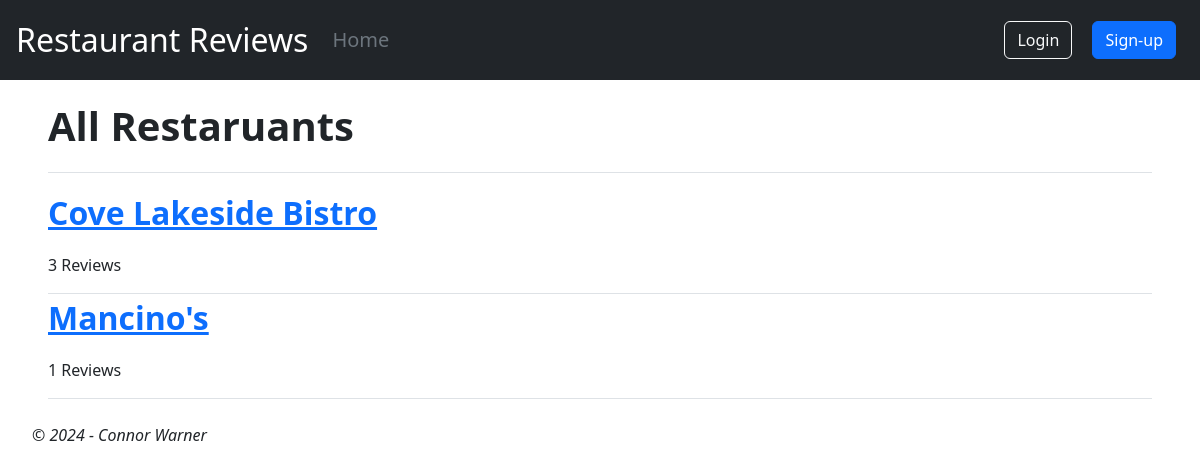
The app's page /, older data.
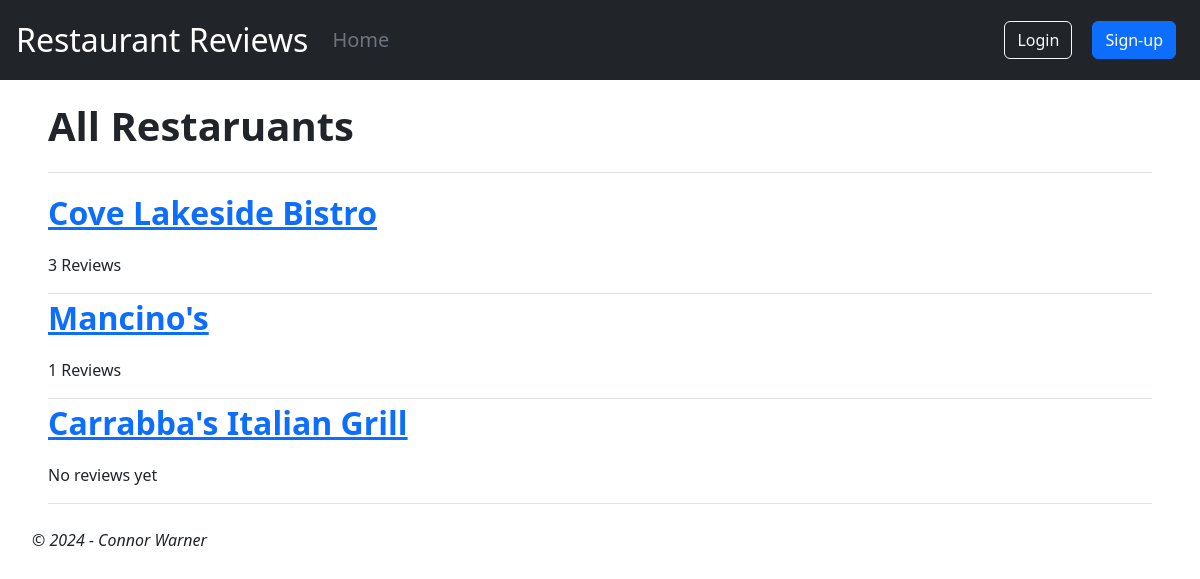
The same page, newer data.
### restaurant_rating/models.py (models this page shows, shortened)
class Restaurant(models.Model):
    name = models.CharField(max_length=150)
    created = models.DateTimeField(auto_now_add=True)
    updated = models.DateTimeField(auto_now=True)

### restaurant_rating/views.py (the view)
# urls.py: path("", RestaurantListView.as_view(), name="home")
class RestaurantListView(ListView):
    model = Restaurant
    template_name = "home.html"

### templates/home.html
{% extends "base.html" %}
{% block content %}
<div class="mx-4">
    <header class="py-3 mb-3 fs-1 fw-bold border-bottom">All Restaruants</header>
        {% for restaurant in restaurant_list %}
            <div class="restaurant border-bottom">
                <p class="fs-2 fw-bolder">
                    <a href="{% url "restaurant_detail" restaurant.pk %}">{{ restaurant.name }}</a>
                </p>
                {% if restaurant.reviews.all.count == 0 %}
                    <p>No reviews yet</p>
                {% else %}
                    <p>{{ restaurant.reviews.all.count }} Reviews</p>
                {% endif %}
            </div>
        {% endfor %}
</div>
{% endblock content %}

Row changes from the older to the newer data that the page shows:
added Restaurant: name "Carrabba's Italian Grill", shows "No reviews yet"
